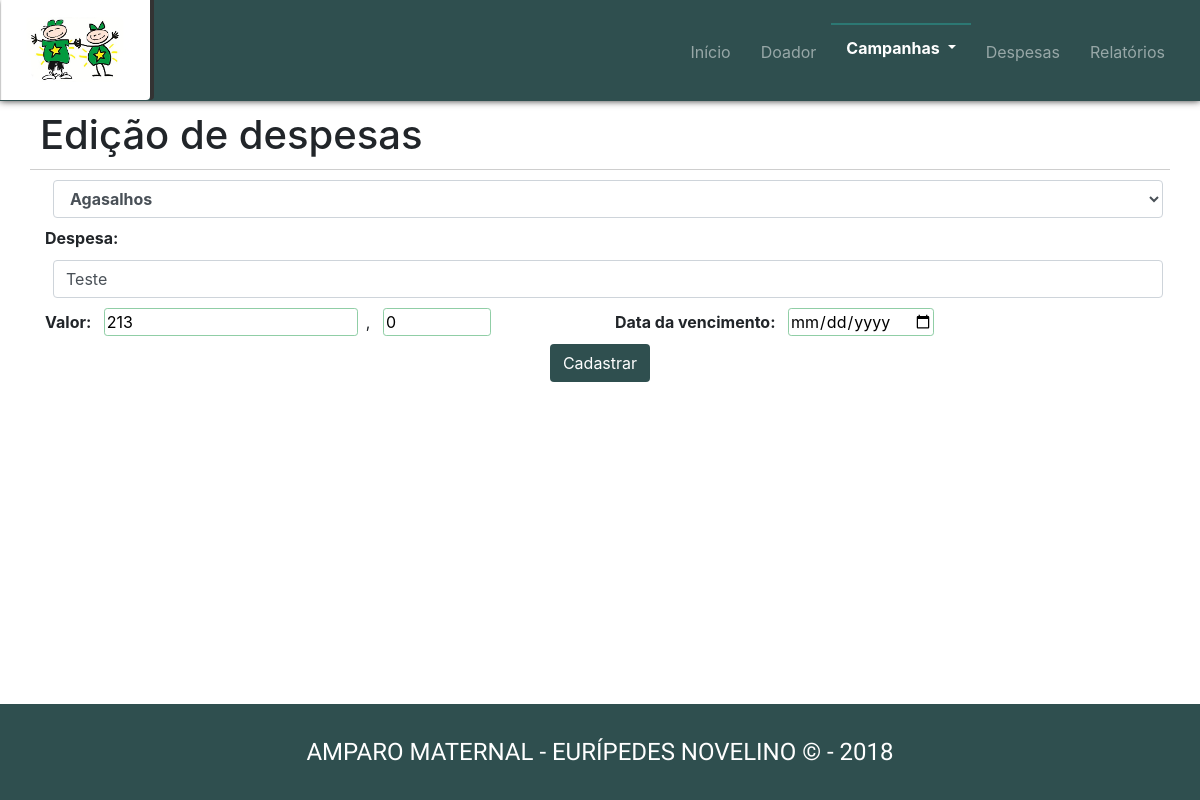
Page /sistema/cadastroDespesas/editarDespesa.php?id=3 on the committed database.
### tables this page shows
CREATE TABLE `despesas` (
  `idDespesa` int(10) NOT NULL,
  `idCategoria` int(10) NOT NULL,
  `infoDespesa` varchar(250) NOT NULL,
  `reais` int(10) NOT NULL,
  `centavos` int(2) NOT NULL,
  `data` date NOT NULL
);

### sistema/cadastroDespesas/editarDespesa.php (the view, shortened to what this page needs)
<?php
if(isset($_GET['id']) == false && $_GET['id'] != ""){
	echo "<h1>Selecione uma despesa válida para ser editada!</h1>";
} else {
	$con = conexaoMysql();
$id = $_GET['id'];
$sql = "SELECT * FROM despesas WHERE idDespesa = :id";
$listar = $con->prepare($sql);
$listar->bindValue(':id',$id);
$listar->execute();
if($listar->rowCount() > 0){
$despesa = $listar->fetch(PDO::FETCH_OBJ);
$sql = "SELECT * FROM categoriasDespesa";
$busca = $con->prepare($sql);
$busca->execute();
$categorias = $busca->fetchAll(PDO::FETCH_OBJ);
}
?>
<!DOCTYPE html>
<html>
<head>
	<link rel="stylesheet" type="text/css" href="../geral/css/bootstrap.min.css">
	<link rel="stylesheet" type="text/css" href="../geral/css/font-awesome.min.css">
	<link rel="stylesheet" type="text/css" href="../geral/css/myStyle.css">
	<link rel="stylesheet" type="text/css" href="css/estilo.css">
</head>
<body>
<h1 class="titulo container">Edição de despesas</h1>
<form action="updateDespesa.php" method="post" class="form-group container">
	<fieldset>
		<div>
			<select name="categoriaDespesa" class="form-control">
				<?php foreach($categorias as $categoria){
					if($categoria->id == $despesa->idCategoria){ ?>
					<option value="<?php echo $categoria->id; ?>" selected><?php echo $categoria->nome; ?></option>
					<?php } else {?>
					<option value="<?php echo $categoria->id; ?>"><?php echo $categoria->nome; ?></option>
					<?php }} ?>
			</select>
		</div>
		<div>
			<label>Despesa:</label>
			<input class="form-control" type="text" name="infoDespesa" value="<?php echo $despesa->infoDespesa; ?>">
		</div>
		<div class="row">
			<div class="col">
				<label>Valor: </label>
				<input type="text" name="reais" value="<?php echo $despesa->reais; ?>">,
				<input type="number" name="centavos" maxlength="2" class="cents" value="<?php echo $despesa->centavos; ?>">
			</div>
			<div class="col">
				<label>Data da vencimento: </label>
				<input type="date" name="dataDespesa" value="<?php echo $despesa->data; ?>">
			</div>
		</div>
		<input type="submit" value="Cadastrar" class="btn">
	</fieldset>
</form>
<?php
	include("rodape.php");
?>
</body>
</html>
<?php
	}
?>

### sistema/geral/css/myStyle.css (style rules this page uses)
html { position: relative; min-width: 100%; min-height: 100%; }
body { min-width: 100%; min-height: 100%; padding-bottom: 120px; }
.navbar-brand { padding: 0 !important; outline: none; margin: 0; border-right: 4px solid #333; border-radius: 0 0 4px 0; }
.navbar { background: #2F4F4F; padding: 0 0 1px 0; box-shadow: 0px 0px 7px #333; }
.navbar-nav { padding-right: 20px; border-top: 2px solid #2c7873; margin-top: 1px; }
#logo { background: url('../img/amparo.png') 0px 0 no-repeat; background-size: 100% 100%; width: 150px; max-width: 150px; height: 100px; border-radius: 0 0 4px 0; }
.nav-link { padding-left: 10px !important; }
.ativo { font-weight: bolder; color: #FFF !important; }
@media all and (min-width: 992px) { .navbar-nav { border: none; } }
@media all and (min-width: 992px) { .nav-link { padding: 15px !important; border-top: 2px solid transparent; } }
@media all and (min-width: 992px) { .ativo { border-top: 2px solid #2c7873; padding-top: 11px !important; padding-bottom: 19px !important; padding-left: 15px !important; font-weight: bolder; color: #FFF !important; } }

### sistema/cadastroDespesas/css/estilo.css (style rules this page uses)
input { border-radius: .20rem; border: 1px solid #90cea6; }
.form-group input, select { margin: 2px 8px 8px 8px; }
.form-group label, select { font-weight: bold; }
.btn { margin: auto !important; display: block; color: #FFF; background: #2F4F4F; }
.titulo { padding: 10px; border-bottom: 1px solid #cecece; }
.cents { width: 20%; }

### rows in the picture
despesas: infoDespesa "Teste", reais "213", centavos "0"

### other values in the picture
form field categoriaDespesa "Agasalhos"
